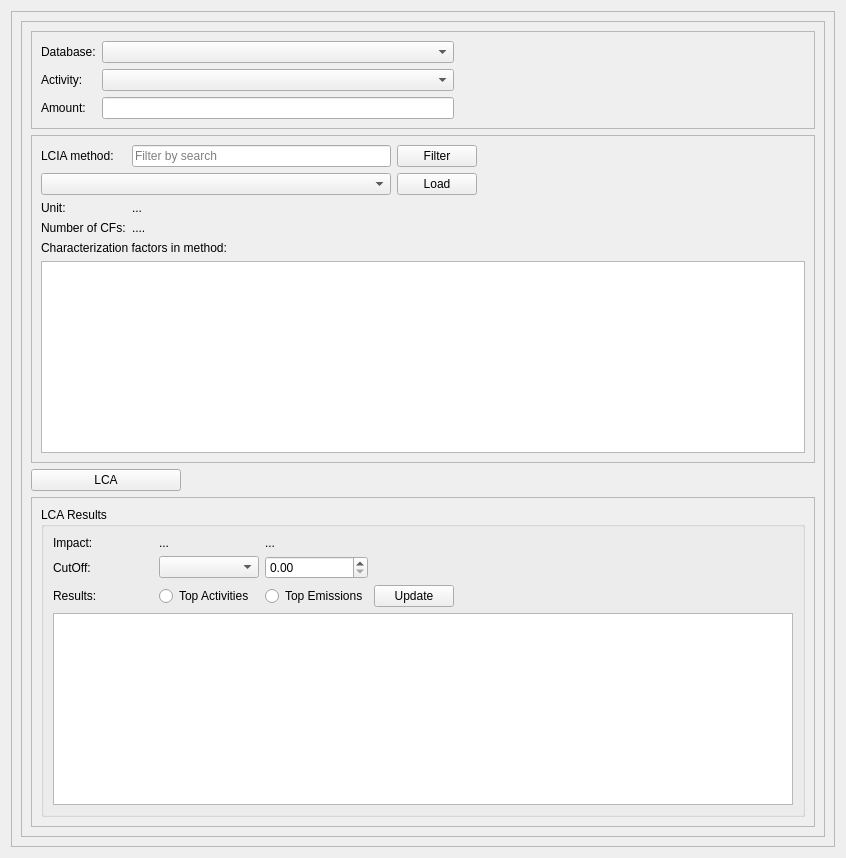
         <widget class="QWidget" name="LCA_tab">
          <attribute name="title">
           <string>LCA</string>
          </attribute>
          <layout class="QGridLayout" name="gridLayout_70">
           <item row="0" column="0">
            <widget class="QFrame" name="frame_41">
             <property name="frameShape">
              <enum>QFrame::StyledPanel</enum>
             </property>
             <property name="frameShadow">
              <enum>QFrame::Raised</enum>
             </property>
             <layout class="QGridLayout" name="gridLayout_66">
              <item row="0" column="0">
               <widget class="QFrame" name="frame_44">
                <property name="frameShape">
                 <enum>QFrame::StyledPanel</enum>
                </property>
                <property name="frameShadow">
                 <enum>QFrame::Raised</enum>
                </property>
                <layout class="QGridLayout" name="gridLayout_64">
                 <item row="0" column="0" colspan="2">
                  <widget class="QFrame" name="frame_45">
                   <property name="frameShape">
                    <enum>QFrame::StyledPanel</enum>
                   </property>
                   <property name="frameShadow">
                    <enum>QFrame::Raised</enum>
                   </property>
                   <layout class="QGridLayout" name="gridLayout_67">
                    <item row="2" column="0">
                     <widget class="QLabel" name="label_44">
                      <property name="text">
                       <string>Amount:</string>
                      </property>
                     </widget>
                    </item>
                    <item row="2" column="1">
                     <widget class="QLineEdit" name="LCA_Func_unit"/>
                    </item>
                    <item row="1" column="0">
                     <widget class="QLabel" name="label_43">
                      <property name="text">
                       <string>Activity:</string>
                      </property>
                     </widget>
                    </item>
                    <item row="0" column="1">
                     <widget class="QComboBox" name="LCA_DataBase"/>
                    </item>
                    <item row="1" column="1">
                     <widget class="QComboBox" name="LCA_activity">
                      <property name="minimumSize">
                       <size>
                        <width>250</width>
                        <height>0</height>
                       </size>
                      </property>
                     </widget>
                    </item>
                    <item row="0" column="0">
                     <widget class="QLabel" name="label_42">
                      <property name="text">
                       <string>Database:</string>
                      </property>
                     </widget>
                    </item>
                    <item row="1" column="2">
                     <spacer name="horizontalSpacer_22">
                      <property name="orientation">
                       <enum>Qt::Horizontal</enum>
                      </property>
                      <property name="sizeHint" stdset="0">
                       <size>
                        <width>40</width>
                        <height>20</height>
                       </size>
                      </property>
                     </spacer>
                    </item>
                   </layout>
                  </widget>
                 </item>
                 <item row="3" column="0">
                  <widget class="QPushButton" name="LCA_bottom">
                   <property name="minimumSize">
                    <size>
                     <width>150</width>
                     <height>0</height>
                    </size>
                   </property>
                   <property name="text">
                    <string>LCA</string>
                   </property>
                  </widget>
                 </item>
                 <item row="1" column="0" rowspan="2" colspan="2">
                  <widget class="QFrame" name="frame_43">
                   <property name="frameShape">
                    <enum>QFrame::StyledPanel</enum>
                   </property>
                   <property name="frameShadow">
                    <enum>QFrame::Raised</enum>
                   </property>
                   <layout class="QGridLayout" name="gridLayout_68">
                    <item row="0" column="0">
                     <widget class="QLabel" name="label_41">
                      <property name="text">
                       <string>LCIA method:</string>
                      </property>
                     </widget>
                    </item>
                    <item row="0" column="1">
                     <widget class="QLineEdit" name="Filter_impact_keyword">
                      <property name="placeholderText">
                       <string>Filter by search</string>
                      </property>
                     </widget>
                    </item>
                    <item row="0" column="2">
                     <widget class="QPushButton" name="LCA_Filter_impacts">
                      <property name="text">
                       <string>Filter</string>
                      </property>
                      <property name="icon">
                       <iconset resource="PyWOLF_Resource.qrc">
                        <normaloff>:/ICONS/PySWOLF_ICONS/Filter.png</normaloff>:/ICONS/PySWOLF_ICONS/Filter.png</iconset>
                      </property>
                     </widget>
                    </item>
                    <item row="0" column="3">
                     <spacer name="horizontalSpacer_21">
                      <property name="orientation">
                       <enum>Qt::Horizontal</enum>
                      </property>
                      <property name="sizeHint" stdset="0">
                       <size>
                        <width>322</width>
                        <height>20</height>
                       </size>
                      </property>
                     </spacer>
                    </item>
                    <item row="1" column="0" colspan="2">
                     <widget class="QComboBox" name="LCA_method">
                      <property name="minimumSize">
                       <size>
                        <width>350</width>
                        <height>0</height>
                       </size>
                      </property>
                     </widget>
                    </item>
                    <item row="1" column="2">
                     <widget class="QPushButton" name="LCA_Load_method">
                      <property name="text">
                       <string>Load</string>
                      </property>
                      <property name="icon">
                       <iconset resource="PyWOLF_Resource.qrc">
                        <normaloff>:/ICONS/PySWOLF_ICONS/Load.png</normaloff>:/ICONS/PySWOLF_ICONS/Load.png</iconset>
                      </property>
                     </widget>
                    </item>
                    <item row="1" column="3">
                     <spacer name="horizontalSpacer_14">
                      <property name="orientation">
                       <enum>Qt::Horizontal</enum>
                      </property>
                      <property name="sizeHint" stdset="0">
                       <size>
                        <width>322</width>
                        <height>20</height>
                       </size>
                      </property>
                     </spacer>
                    </item>
                    <item row="2" column="0">
                     <widget class="QLabel" name="label_47">
                      <property name="text">
                       <string>Unit:</string>
                      </property>
                     </widget>
                    </item>
                    <item row="2" column="1">
                     <widget class="QLabel" name="LCA_Impact_unit">
                      <property name="text">
                       <string>...</string>
                      </property>
                     </widget>
                    </item>
                    <item row="3" column="0">
                     <widget class="QLabel" name="label_46">
                      <property name="text">
                       <string>Number of CFs:</string>
                      </property>
                     </widget>
                    </item>
                    <item row="3" column="1">
                     <widget class="QLabel" name="LCA_Num_cfs">
                      <property name="text">
                       <string>....</string>
                      </property>
                     </widget>
                    </item>
                    <item row="4" column="0" colspan="2">
                     <widget class="QLabel" name="label_45">
                      <property name="text">
                       <string>Characterization factors in method:</string>
                      </property>
                     </widget>
                    </item>
                    <item row="5" column="0" colspan="4">
                     <widget class="QTableView" name="LCA_CFs_table"/>
                    </item>
                   </layout>
                  </widget>
                 </item>
                 <item row="4" column="0" colspan="2">
                  <widget class="QFrame" name="frame_46">
                   <property name="frameShape">
                    <enum>QFrame::StyledPanel</enum>
                   </property>
                   <property name="frameShadow">
                    <enum>QFrame::Raised</enum>
                   </property>
                   <layout class="QGridLayout" name="gridLayout_65">
                    <item row="0" column="0">
                     <widget class="QGroupBox" name="groupBox_6">
                      <property name="title">
                       <string>LCA Results</string>
                      </property>
                      <layout class="QGridLayout" name="gridLayout_69">
                       <item row="0" column="2">
                        <widget class="QLabel" name="LCA_Impact_unit_2">
                         <property name="minimumSize">
                          <size>
                           <width>100</width>
                           <height>0</height>
                          </size>
                         </property>
                         <property name="text">
                          <string>...</string>
                         </property>
                        </widget>
                       </item>
                       <item row="1" column="4">
                        <spacer name="horizontalSpacer">
                         <property name="orientation">
                          <enum>Qt::Horizontal</enum>
                         </property>
                         <property name="sizeHint" stdset="0">
                          <size>
                           <width>40</width>
                           <height>20</height>
                          </size>
                         </property>
                        </spacer>
                       </item>
                       <item row="0" column="0">
                        <widget class="QLabel" name="label_50">
                         <property name="minimumSize">
                          <size>
                           <width>100</width>
                           <height>0</height>
                          </size>
                         </property>
                         <property name="text">
                          <string>Impact:</string>
                         </property>
                        </widget>
                       </item>
                       <item row="1" column="1">
                        <widget class="QComboBox" name="LCA_CutOffType"/>
                       </item>
                       <item row="0" column="1">
                        <widget class="QLabel" name="LCA_score">
                         <property name="minimumSize">
                          <size>
                           <width>100</width>
                           <height>0</height>
                          </size>
                         </property>
                         <property name="text">
                          <string>...</string>
                         </property>
                        </widget>
                       </item>
                       <item row="1" column="2">
                        <widget class="QDoubleSpinBox" name="LCA_CutOff"/>
                       </item>
                       <item row="7" column="0" colspan="5">
                        <widget class="QTableView" name="LCA_top_contribution"/>
                       </item>
                       <item row="2" column="2">
                        <widget class="QRadioButton" name="LCA_Top_emssions">
                         <property name="text">
                          <string>Top Emissions</string>
                         </property>
                        </widget>
                       </item>
                       <item row="2" column="1">
                        <widget class="QRadioButton" name="LCA_Top_activity">
                         <property name="text">
                          <string>Top Activities</string>
                         </property>
                        </widget>
                       </item>
                       <item row="2" column="0">
                        <widget class="QLabel" name="label_8">
                         <property name="text">
                          <string>Results:</string>
                         </property>
                        </widget>
                       </item>
                       <item row="1" column="0">
                        <widget class="QLabel" name="label_7">
                         <property name="text">
                          <string>CutOff:</string>
                         </property>
                        </widget>
                       </item>
                       <item row="2" column="3">
                        <widget class="QPushButton" name="LCA_updat_contribution">
                         <property name="text">
                          <string>Update</string>
                         </property>
                         <property name="icon">
                          <iconset resource="PyWOLF_Resource.qrc">
                           <normaloff>:/ICONS/PySWOLF_ICONS/Update.png</normaloff>:/ICONS/PySWOLF_ICONS/Update.png</iconset>
                         </property>
                        </widget>
                       </item>
                      </layout>
                     </widget>
                    </item>
                   </layout>
                  </widget>
                 </item>
                 <item row="3" column="1">
                  <spacer name="horizontalSpacer_29">
                   <property name="orientation">
                    <enum>Qt::Horizontal</enum>
                   </property>
                   <property name="sizeHint" stdset="0">
                    <size>
                     <width>40</width>
                     <height>20</height>
                    </size>
                   </property>
                  </spacer>
                 </item>
                </layout>
               </widget>
              </item>
             </layout>
            </widget>
           </item>
          </layout>
         </widget>
